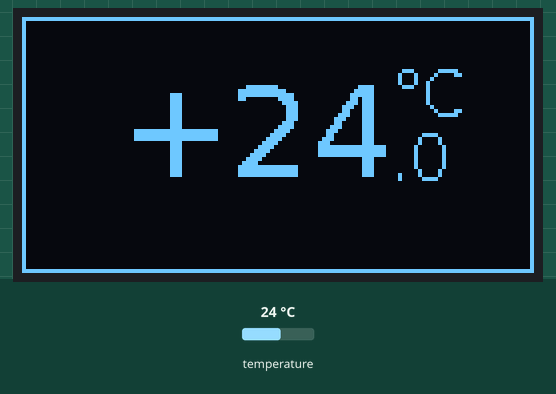
Bench run of a program on a simulated ESP8266 (NodeMCU). Parts: 128×64 one-colour display. The test bench sets the inputs (shaded band); at power-on: temperature 24 °C.

Above: at 2.4 s.
2.5 s: temperature set to 12 °C
At 4.4 s:
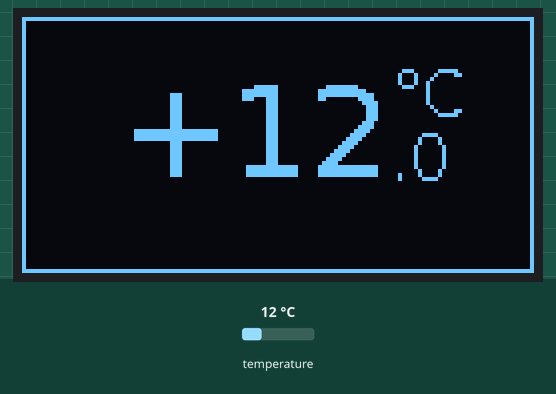
4.7 s: temperature set to 19 °C
At 5.5 s:
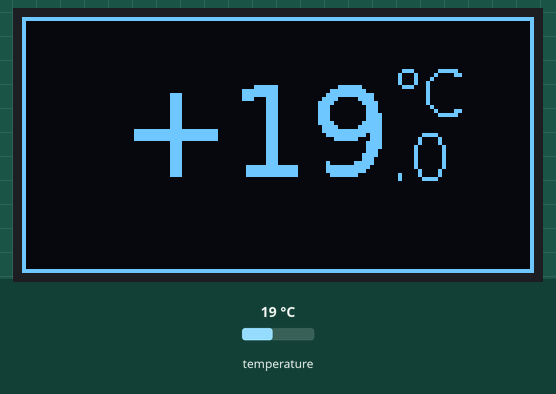
6.4 s: temperature set to 28 °C
At 7.6 s:
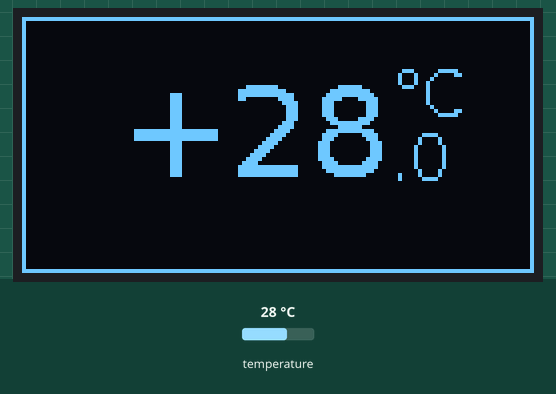
Timing chart, 0 to 9.4 s (numbered marks = the images above; inputs shaded):
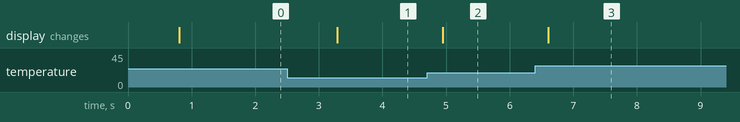

The program:

main.cpp
```cpp
#include <Arduino.h>
#include <OneWire.h>
#include <DallasTemperature.h>
#include "Afficheur.h"
#include <math.h>

OneWire oneWire(18);
DallasTemperature capteur(&oneWire);
Afficheur afficheur;
int dixieme;

void setup() {
    capteur.begin();
    Serial.begin(115200);
    afficheur.Initialiser();
}

void loop() {
    capteur.requestTemperatures();

    float tempC = capteur.getTempCByIndex(0);
    if (tempC != DEVICE_DISCONNECTED_C) {
        dixieme=(tempC-(int)tempC)*10;
        afficheur.AfficherTemperature((int)tempC,floor(dixieme));
    } else {
        Serial.println("La température ne peut pas être obtenue");
    }
    delay(50);
}


/*
uint8_t bps[4] = {36,39,34,35};

Clavier leClavier(bps);
Afficheur afficheur;
int temperature;
int dixieme;

void setup()
{
    temperature=0;
    dixieme=0;
    afficheur.Initialiser();
    //AfficherTemperature(10,2);
}
void loop()
{
    afficheur.AfficherTemperature(temperature,dixieme);
    Clavier::TOUCHES_CLAVIER touche = leClavier.Scruter();
    if (touche != Clavier::AUCUNE)
    {
        switch(touche)
        {
            case Clavier::BP1:
                temperature++;

                break;
            case Clavier::BP2:
                temperature--;
                break;
            case Clavier::BP3:
                dixieme++;
                if (dixieme==10){
                    dixieme=0;
                }
                break;
            case Clavier::BP4:
                dixieme--;
                if (dixieme==-1){
                    dixieme=9;
                }
                break;
        }
         afficheur.AfficherTemperature(temperature,dixieme);
    }
}
 */
```

Afficheur.cpp
```cpp
#include "Font.h"
#include "Afficheur.h"

Afficheur::Afficheur():
SSD1306Wire(0x3c,SDA,SCL, GEOMETRY_128_64)
{
}

void Afficheur::Initialiser(){
    init();
    flipScreenVertically();
}

void Afficheur::AfficherTemperature(const int _temperature,const int _dixieme,const uint16_t _dx,const uint16_t _dy){
    clear();
    drawRect(0,0,128,64);
    setFont(DejaVu_Sans_32);
    uint16_t posPixel=getStringWidth(String(_temperature));
    if (_temperature>=0){
        drawString(_dx,_dy,"+"+String(_temperature));
        posPixel+=getStringWidth("+");
    }
    else{
        drawString(_dx,_dy,String(_temperature));

    }
    setFont(DejaVu_Sans_16);
    drawString(_dx+posPixel,_dy,"°C");
    drawString(_dx+posPixel,_dy+16,"."+String(_dixieme));

    display();
}
```

Afficheur.h
```cpp
#ifndef AFFICHEUR_H
#define AFFICHEUR_H

#include <Arduino.h>
#include <SSD1306Wire.h>
#include "Font.h"


class Afficheur : public SSD1306Wire
{
public:
    Afficheur();
    void Initialiser();
    void AfficherTemperature(const int _temperature,const int _dixieme,const uint16_t _dx=25,const uint16_t _dy=10);
};

#endif /* AFFICHEUR_H */
```

Clavier.cpp
```cpp
#include "Clavier.h"

Clavier::Clavier(const uint8_t _bps[], const int _nbPoussoirs) :
nbPoussoirs(_nbPoussoirs) // initialisation avec la liste d’initialisation
{
    if (nbPoussoirs > 4) // initialisation dans le corps du constructeur
        nbPoussoirs = 4;
    if (nbPoussoirs > 0) // Le nombre de boutons-poussoirs doit être compris entre 1 et 4
        for (int indice = 0; indice < nbPoussoirs; indice++) {
            lesboutonPoussoirs[indice] = _bps[indice]; // Recopie du paramètre dans l’attribut
            pinMode(lesboutonPoussoirs[indice], INPUT); // Initialisation des broches du GPIO en entrée
        }
}

Clavier::TOUCHES_CLAVIER Clavier::Scruter() {
    TOUCHES_CLAVIER retour = AUCUNE;
    for (int indice = 0; indice < nbPoussoirs; indice++) {
        if (!digitalRead(lesboutonPoussoirs[indice]))
            retour = static_cast<TOUCHES_CLAVIER> (indice); // si appui sur plusieurs touche seule la
    } // dernière est conservée.
    delay(200); // pour limiter les rebonds sur les boutons-poussoirs
    return retour;
}
```

Clavier.h
```cpp
#ifndef CLAVIER_H
#define CLAVIER_H

#include <Arduino.h>

class Clavier {
public:

    enum TOUCHES_CLAVIER {
        AUCUNE = -1,
        BP1,
        BP2,
        BP3,
        BP4
    };
    Clavier(const uint8_t _bps[], const int _nbPoussoirs = 4);
    TOUCHES_CLAVIER Scruter();
private:
    uint8_t lesboutonPoussoirs[4];
    int nbPoussoirs;
};

#endif /* CLAVIER_H */
```

Source omitted: Font.h (data table, 144639 bytes)

Measured:
- after the input at 2.5 s, the display: changes after 0.79 s (image 1)
- after the input at 4.7 s, the display: changes after 0.25 s (image 2)
- after the input at 6.4 s, the display: changes after 0.20 s (image 3)
